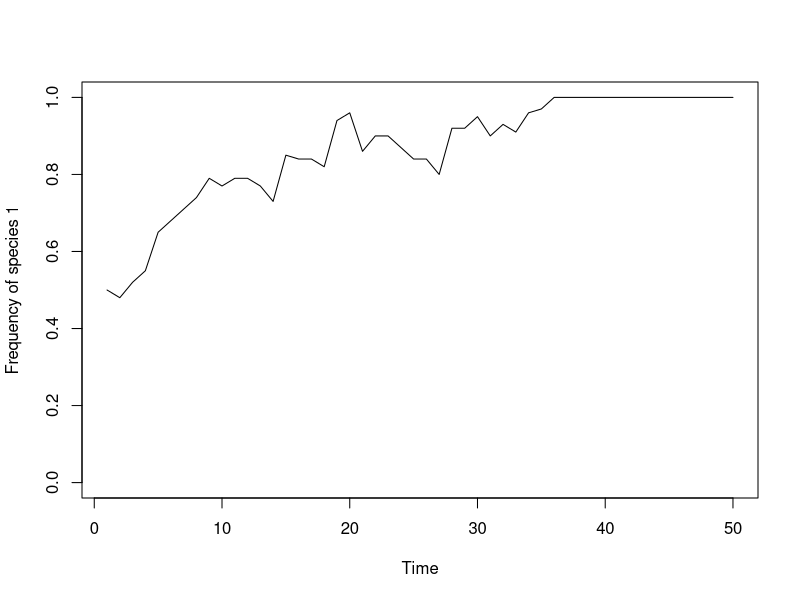

Write R code to recreate this figure.
J <- 100
init.1 <- J/2
COM <- vector(length = J)
COM[1:init.1] <- 1; COM[(init.1+1):J] <- 2
num.years <- 50
year <- 2

fit.ratio <- 1.1

freq.1.vec <- vector(length = num.years)
freq.1.vec[1] <- init.1/J

for (i in 1:(J*(num.years-1))) {

freq.1 <- sum(COM==1)/J; freq.2 <- 1 - freq.1
Pr.1 <- fit.ratio*freq.1/(fit.ratio*freq.1 + freq.2)
COM[ceiling(J*runif(1))] <- sample(c(1,2), 1, prob=c(Pr.1,1-Pr.1))
      
if (i %% J == 0) {
	freq.1.vec[year] <- sum(COM==1)/J
	year <- year + 1
}
}

plot(1:num.years, freq.1.vec, type="l", xlab="Time", 
ylab="Frequency of species 1", ylim=c(0,1))
